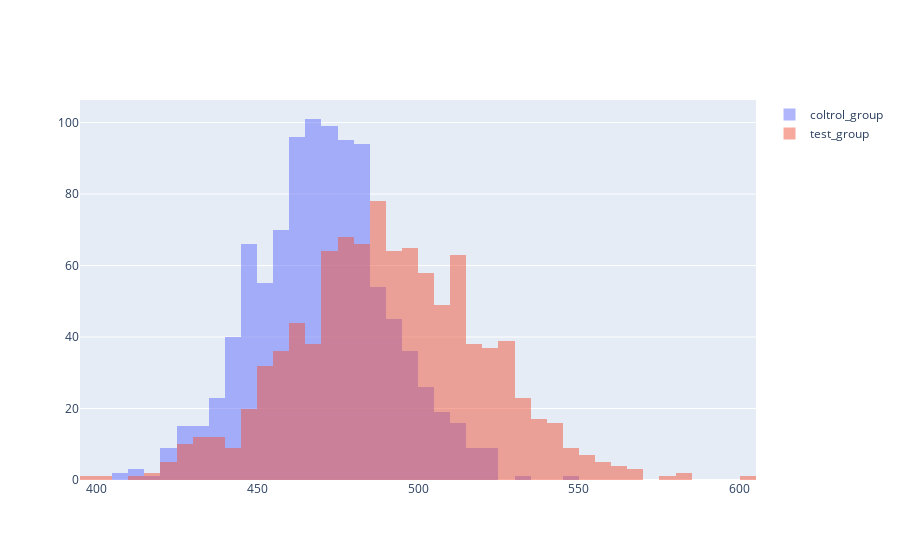

Here is the notebook cell this chart was saved with:
### Code cell
fig = go.Figure()
fig.add_trace(go.Histogram(x=control, name='coltrol_group'))
fig.add_trace(go.Histogram(x=test, name='test_group'))

# Overlay both histograms
fig.update_layout(barmode='overlay')
# Reduce opacity to see both histograms
fig.update_traces(opacity=0.5)
fig.show()

### Figure 1 — Plotly figure (JSON) as saved in the notebook; plotly's stock layout.template omitted (floating-point values rounded to 4 significant figures; data arrays with more than 128 entries replaced by an {"elided": "..."} marker saying what was removed)
{"data": [{"name": "coltrol_group", "opacity": 0.5, "type": "histogram", "x": {"elided": "1000 float values"}}, {"name": "test_group", "opacity": 0.5, "type": "histogram", "x": {"elided": "1000 float values"}}], "layout": {"barmode": "overlay"}}
